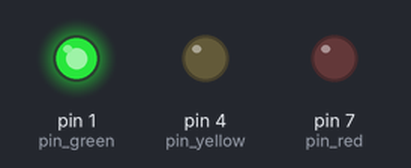
Bench run of a sketch on a simulated Arduino Uno, built with avr-gcc and run on an emulated ATmega328P. Parts: output pins drawn as LEDs (lit = HIGH).

Above: at 2.5 s.
At 6.1 s:
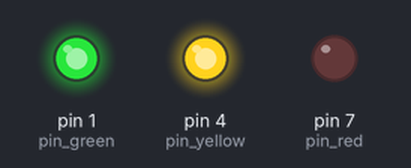
At 10.0 s:
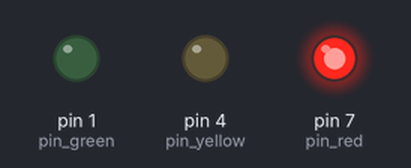
Timing chart, 0 to 14.3 s (numbered marks = the images above):
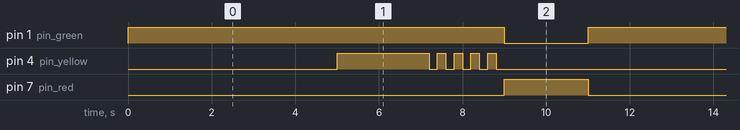

The sketch:

app.ino
```cpp
int pin_green = 1;
int pin_yellow = 4;
int pin_red = 7;
void setup()
{
    pinMode(pin_green,OUTPUT);
    pinMode(pin_yellow,OUTPUT);
    pinMode(pin_red,OUTPUT);

}

void go(int duration){
    digitalWrite(pin_red, LOW);
    digitalWrite(pin_yellow, LOW);
    digitalWrite(pin_green, HIGH);
    if(duration !=0){
        delay(duration);
    }

}


void stop(int duration=0){
   digitalWrite(pin_red, HIGH);
   digitalWrite(pin_yellow, LOW);
   digitalWrite(pin_green, LOW);
   if(duration !=0){
        delay(duration);
    }
}
void lefTurn(int duration=0){

   digitalWrite(pin_red, LOW);
   digitalWrite(pin_yellow, HIGH);
   digitalWrite(pin_green, HIGH);
   if(duration !=0){
        delay(duration);
    }
}

void blink(int pin, int duration){
    digitalWrite(pin, HIGH);
    delay(duration/2);
    digitalWrite(pin, LOW);
    delay(duration/2); //interval 한번에 켰껐을 해야하여 /2
}
void lefTurnWarning(int duration =0){

    digitalWrite(pin_red,LOW);
    digitalWrite(pin_yellow,HIGH);

    //5회점등
    int interval = duration /5;
    for (int i=0; i<5; i++){
        blink(pin_yellow,interval);
    }

}


// 5초간 직진신호
// 2초간 직진, 좌회전 동시신호
// 2초간 직진 및 좌회전 블링크
// 2초간 정지신호

void loop()
{
    go(5000);
    lefTurn(2000);
    lefTurnWarning(2000);
    stop(2000);

}
```

Measured:
- by itself, pin 1 (pin_green): alternates HIGH for 9.0 s and LOW for 2.0 s
- by itself, pin 4 (pin_yellow): repeats every 11.0 s: 4 × (LOW 0.20 s, HIGH 0.20 s), LOW 7.2 s, HIGH 2.2 s
- by itself, pin 7 (pin_red): alternates HIGH for 2.0 s and LOW for 9.0 s
